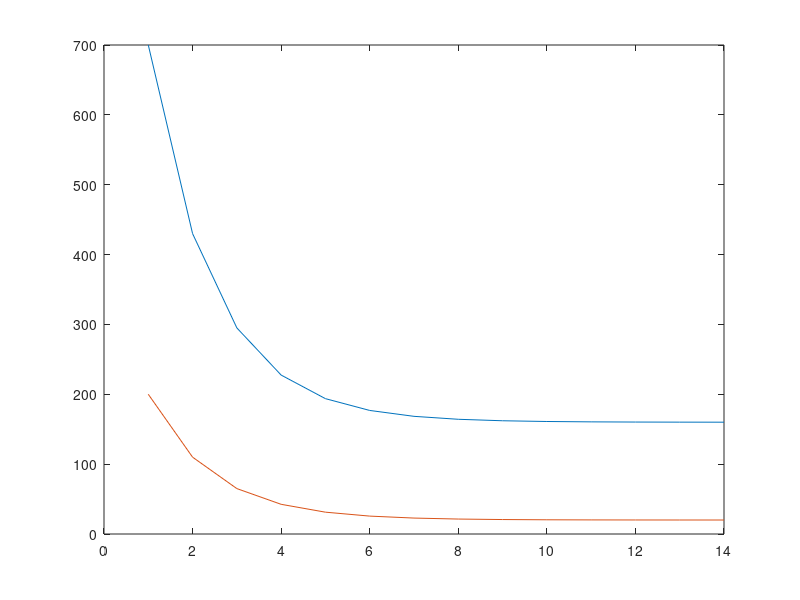

Reproduce this figure in MATLAB.
n = 13;
A = [1.3 -2.4; 0.1 0.2];
x = zeros(2,n+1);
x(:,1) = [700;200] ;

for i = 1:n 
  x(:,i+1)= A*x(:,i) ; 
end 
x

T = [1:n+1]' ;
plot(T,x) ; 